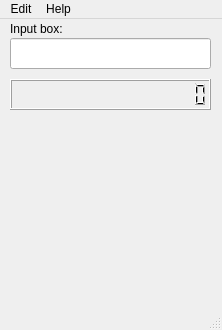
<?xml version="1.0" encoding="UTF-8"?>
<ui version="4.0">
 <class>MainWindow</class>
 <widget class="QMainWindow" name="MainWindow">
  <property name="geometry">
   <rect>
    <x>0</x>
    <y>0</y>
    <width>222</width>
    <height>330</height>
   </rect>
  </property>
  <property name="sizePolicy">
   <sizepolicy hsizetype="Fixed" vsizetype="Fixed">
    <horstretch>0</horstretch>
    <verstretch>0</verstretch>
   </sizepolicy>
  </property>
  <property name="minimumSize">
   <size>
    <width>222</width>
    <height>330</height>
   </size>
  </property>
  <property name="maximumSize">
   <size>
    <width>222</width>
    <height>330</height>
   </size>
  </property>
  <property name="windowTitle">
   <string>kcalc</string>
  </property>
  <widget class="QWidget" name="centralWidget">
   <widget class="QWidget" name="gridLayoutWidget">
    <property name="geometry">
     <rect>
      <x>10</x>
      <y>100</y>
      <width>201</width>
      <height>181</height>
     </rect>
    </property>
    <layout class="QGridLayout" name="button_layout"/>
   </widget>
   <widget class="QLCDNumber" name="result_display">
    <property name="geometry">
     <rect>
      <x>10</x>
      <y>60</y>
      <width>201</width>
      <height>31</height>
     </rect>
    </property>
    <property name="frameShape">
     <enum>QFrame::Box</enum>
    </property>
    <property name="smallDecimalPoint">
     <bool>false</bool>
    </property>
    <property name="numDigits">
     <number>16</number>
    </property>
    <property name="mode">
     <enum>QLCDNumber::Dec</enum>
    </property>
    <property name="segmentStyle">
     <enum>QLCDNumber::Filled</enum>
    </property>
    <property name="value" stdset="0">
     <double>0.000000000000000</double>
    </property>
   </widget>
   <widget class="QLineEdit" name="input_box">
    <property name="geometry">
     <rect>
      <x>10</x>
      <y>19</y>
      <width>201</width>
      <height>31</height>
     </rect>
    </property>
    <property name="font">
     <font>
      <family>Consolas</family>
      <pointsize>14</pointsize>
      <weight>50</weight>
      <bold>false</bold>
     </font>
    </property>
    <property name="text">
     <string/>
    </property>
   </widget>
   <widget class="QLabel" name="input_box_instructor_label">
    <property name="geometry">
     <rect>
      <x>10</x>
      <y>2</y>
      <width>71</width>
      <height>16</height>
     </rect>
    </property>
    <property name="text">
     <string>Input box:</string>
    </property>
   </widget>
  </widget>
  <widget class="QMenuBar" name="menuBar">
   <property name="geometry">
    <rect>
     <x>0</x>
     <y>0</y>
     <width>222</width>
     <height>20</height>
    </rect>
   </property>
   <widget class="QMenu" name="about_menu">
    <property name="title">
     <string>Help</string>
    </property>
    <addaction name="actionAbout"/>
   </widget>
   <widget class="QMenu" name="edit_menu">
    <property name="title">
     <string>Edit</string>
    </property>
    <widget class="QMenu" name="menuShow_result_in">
     <property name="title">
      <string>Show result in...</string>
     </property>
     <addaction name="actionHex"/>
     <addaction name="actionDec"/>
     <addaction name="actionOct"/>
     <addaction name="actionBin"/>
    </widget>
    <addaction name="actionCopy_the_result"/>
    <addaction name="actionSwitch_mode"/>
    <addaction name="menuShow_result_in"/>
   </widget>
   <addaction name="edit_menu"/>
   <addaction name="about_menu"/>
  </widget>
  <widget class="QStatusBar" name="statusBar"/>
  <action name="actionCopy_the_result">
   <property name="text">
    <string>Copy the result</string>
   </property>
  </action>
  <action name="actionSwitch_mode">
   <property name="text">
    <string>Switch mode</string>
   </property>
  </action>
  <action name="actionAbout">
   <property name="text">
    <string>About...</string>
   </property>
  </action>
  <action name="actionDec">
   <property name="text">
    <string>Dec(default)</string>
   </property>
  </action>
  <action name="actionOct">
   <property name="text">
    <string>Oct</string>
   </property>
  </action>
  <action name="actionHex">
   <property name="text">
    <string>Hex</string>
   </property>
  </action>
  <action name="actionBin">
   <property name="text">
    <string>Bin</string>
   </property>
  </action>
 </widget>
 <layoutdefault spacing="6" margin="11"/>
 <resources/>
 <connections/>
</ui>
